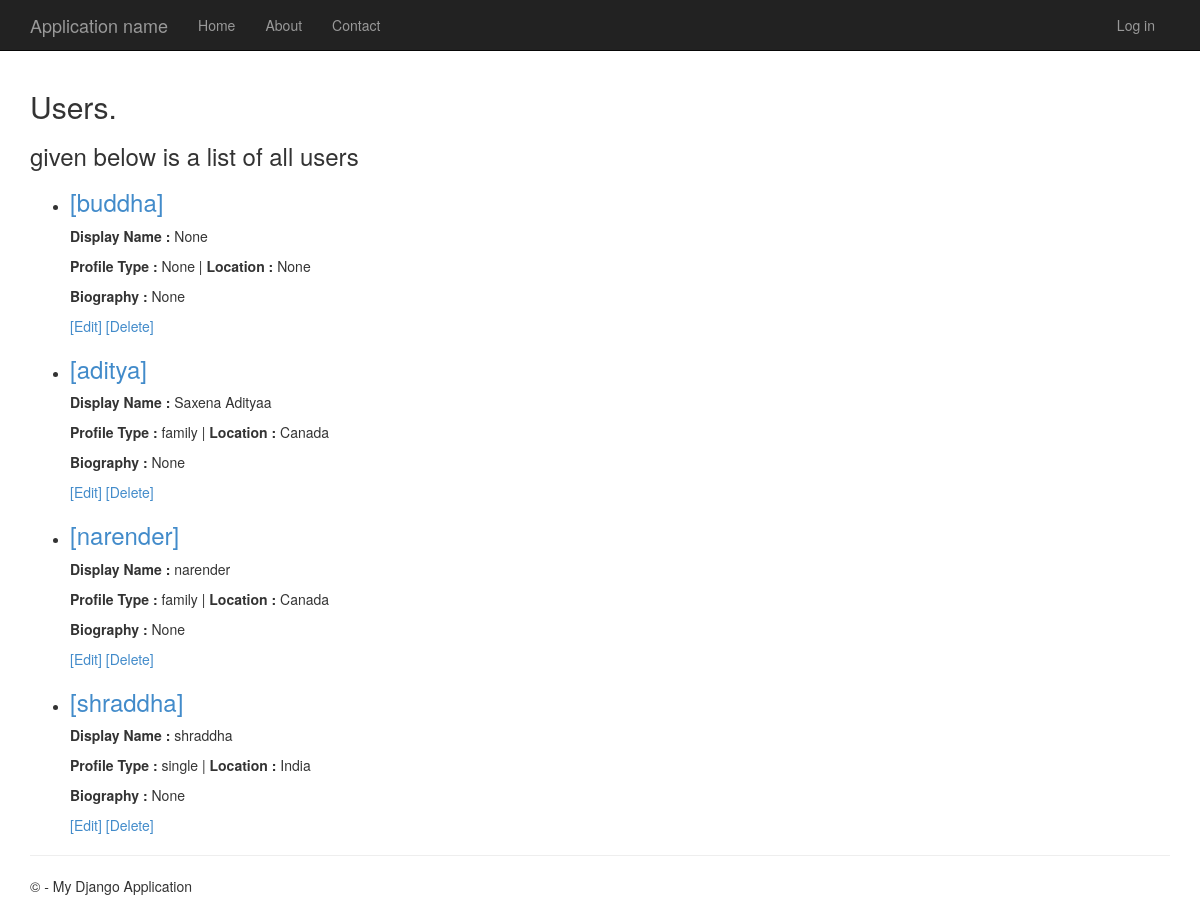
/profiles/, run on the app's committed database.
### app/models.py (models this page shows, shortened)
class Profile(models.Model):
    OPTIONS_PROFILE_TYPE = (
        ('single', 'Single'),
        ('family', 'Family'),
    )
    OPTIONS_LOCATIONS = (
        ('India', 'India'),
        ('Canada', 'Canada'),
    )
    user = models.OneToOneField(User, on_delete=models.CASCADE, help_text='User Name')
    display_name = models.CharField(null=True, max_length = 16, help_text='Optional Display Name' )
    profile_type = models.CharField(null=True, choices=OPTIONS_PROFILE_TYPE, max_length=10)
    location = models.CharField(null=True, max_length = 30, choices=OPTIONS_LOCATIONS, help_text='Optional Location')
    biography = models.CharField(null=True, blank=True, max_length = 500, help_text='Optional Biography')
    """ Future Fields"""
    class Meta:
        ordering = ['profile_type']

### app/views.py (the view)
# urls.py: path('profiles/', views.ProfileListView.as_view(), name='profiles'),
class ProfileListView(ListView):
    model = Profile
    def get_context_data(self, **kwargs):
        context = super(ProfileListView, self).get_context_data(**kwargs)
        context['title'] = 'Users'
        context['message'] = 'given below is a list of all users'
        return context

### app/templates/app/profile_list.html
﻿{% extends "app/layout.html" %}
{% block content %}
<h2>{{ title }}.</h2>
<h3>{{ message }}</h3>
<p>
    <ul>
    {% for object in object_list %}
        <li>
            <h3><a href="{% url 'detail'  object.id  %}">[{{object.user}}] </a></h3>
            <p><b>Display Name :</b> {{object.display_name}} </p>
            <p><b>Profile Type :</b> {{object.profile_type}} | <b>Location :</b> {{object.location}} </p>
            <p><b>Biography :</b> {{object.biography}}</p>
            <p>
                <a href= "{% url 'update'  object.id  %}">[Edit] </a>
                <a href= "{% url 'delete'  object.id  %}">[Delete] </a>
            </p>
        </li>
    {% empty %}
        <li>No articles yet.</li>
    {% endfor %}
    </ul>
</p>
{% endblock %}

### app/templates/app/layout.html (shortened to what this page needs)
<!DOCTYPE html>
<html>
<head>
    {% load staticfiles %}
    <link rel="stylesheet" type="text/css" href="{% static 'app/content/bootstrap.min.css' %}" />
    <link rel="stylesheet" type="text/css" href="{% static 'app/content/site.css' %}" />
</head>
<body>
    <div class="navbar navbar-inverse navbar-fixed-top">
        <div class="container">
            <div class="navbar-header">
                <a href="/" class="navbar-brand">Application name</a>
            </div>
            <div class="navbar-collapse collapse">
                <ul class="nav navbar-nav">
                    <li><a href="{% url 'home' %}">Home</a></li>
                    <li><a href="{% url 'about' %}">About</a></li>
                    <li><a href="{% url 'contact' %}">Contact</a></li>
                </ul>
                {% include 'app/loginpartial.html' %}
            </div>
        </div>
    </div>
    <div class="container body-content">
{% block content %}{% endblock %}
        <hr/>
        <footer>
            <p>&copy; {{ year }} - My Django Application</p>
        </footer>
    </div>
</body>
</html>

### app/templates/app/loginpartial.html
{% if user.is_authenticated %}
<form id="logoutForm" action="/logout/" method="post" class="navbar-right">
    {% csrf_token %}
    <ul class="nav navbar-nav navbar-right">
        <li><span class="navbar-brand">Hello {{ user.username }}!</span></li>
        <li><a href="javascript:document.getElementById('logoutForm').submit()">Log off</a></li>
    </ul>
</form>
{% else %}
<ul class="nav navbar-nav navbar-right">
    <li><a href="{% url 'login' %}">Log in</a></li>
</ul>
{% endif %}

### app/static/app/content/site.css (style rules this page uses)
body { padding-top: 50px; padding-bottom: 20px; }
.body-content { padding-left: 15px; padding-right: 15px; }

### data on the page
Profile: user "buddha", display_name "None", profile_type "None", location "None", biography "None"
Profile: user "aditya", display_name "Saxena Adityaa", profile_type "family", location "Canada", biography "None"
Profile: user "narender", display_name "narender", profile_type "family", location "Canada", biography "None"
Profile: user "shraddha", display_name "shraddha", profile_type "single", location "India", biography "None"

### other printed values
{{ title }} "Users"
{{ message }} "given below is a list of all users"
